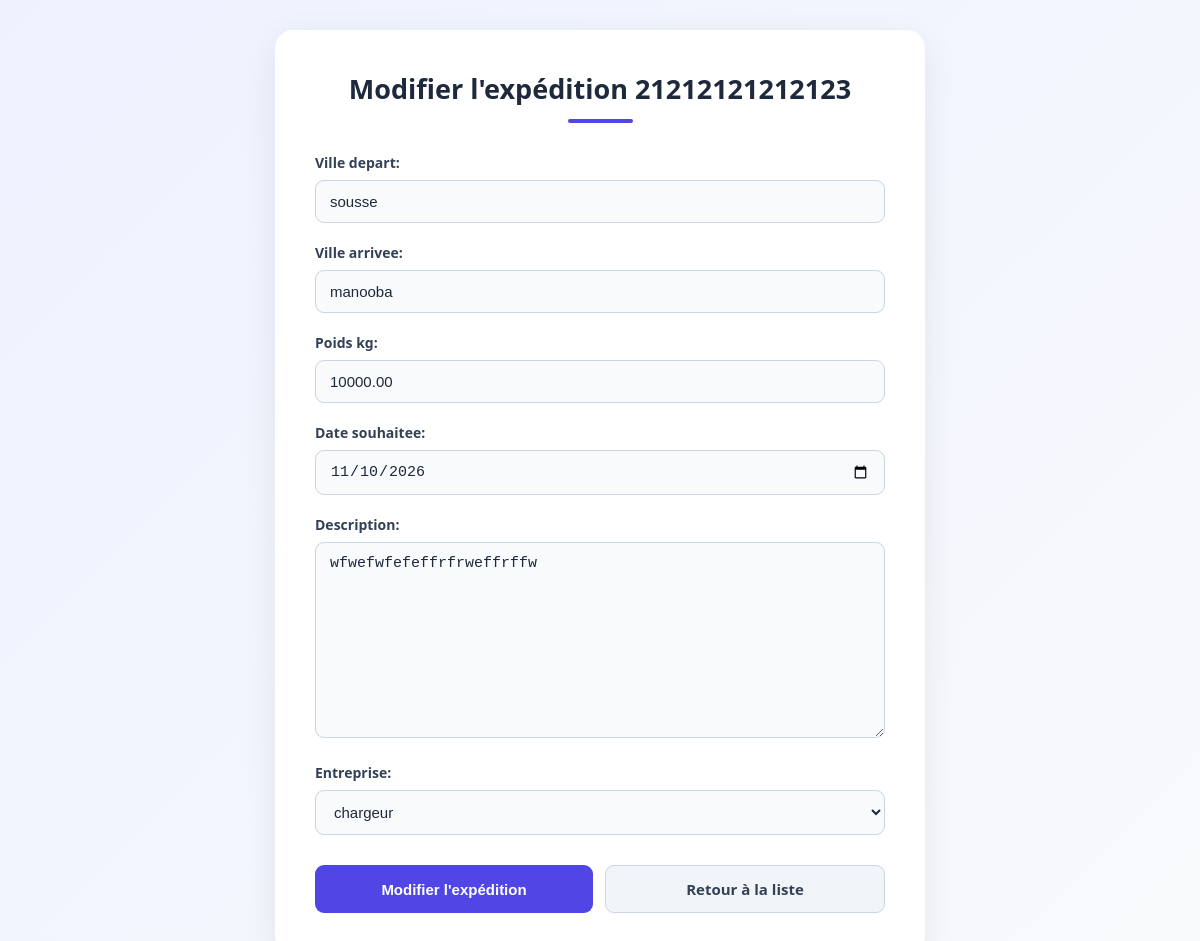
The page /expedition/update_class/3/ on the database its author committed.
### ExpeditionsApp/models.py (models this page shows, shortened)
class Expedition(models.Model):
    reference = models.CharField(max_length=20,unique=True)# string «unique»
    ville_depart = models.CharField() #string
    ville_arrivee = models.CharField() #string
    poids_kg = models.DecimalField(
    max_digits=10,
    decimal_places=2,
    validators=[MinValueValidator(0.001)]
    ) #decimal
    date_souhaitee=models.DateTimeField(default=timezone.now) #date
    description=models.TextField()# text
    statut=models.CharField(max_length=30,choices=[("publiee","publiee"),
                                                   (" attribuee"," attribuee"),
                                                   ("en_cours","en_cours"),
                                                   ("livree","livree"),
                                                   ("annulee","annulee") ],
                                                    default= "publiee")# choice
    created_at=models.DateTimeField(auto_now_add=True)# datetime
    updated_at=models.DateTimeField(auto_now=True)# datetime
    entreprise=models.ForeignKey(Entreprise,
                                   on_delete=models.CASCADE,
                                   related_name="expedition")

### ExpeditionsApp/views.py (the view)
# urls.py: path("update_class/<int:pk>/", expedition_update.as_view(), name="update_class"),
class expedition_update(UpdateView):
    model= Expedition
    form_class= Expeditionsform
    template_name='Expedition/form.html'
    success_url=reverse_lazy('expedition:liste_class')

### ExpeditionsApp/froms.py
class Expeditionsform(forms.ModelForm):
    class Meta:
        model = Expedition
        fields="__all__"
        exclude = [
            "reference",
            "created_at",
            "updated_at",
            "id",
            "statut"
        ]
        widgets = {"date_souhaitee": forms.DateInput(attrs={'type': 'date'})}

### EntrepriseApp/models.py (called while the page is built)
    def __str__(self):
            return self.raison_sociale

### templates/Expedition/form.html (shortened to what this page needs)
<!DOCTYPE html>
<html lang="fr">
<head>
</head>
<body>
    <div class="container">
        <h1>
            {% if object %}
                Modifier l'expédition {{ object.reference }}
            {% else %}
                Ajouter une expédition
            {% endif %}
        </h1>
        <form method="POST">
            {{ form.as_p }}
            <div class="buttons">
                <button type="submit">
                    {% if object %}
                        Modifier l'expédition
                    {% else %}
                        Enregistrer
                    {% endif %}
                </button>
                <a href="{% url 'expedition:liste_class' %}" class="back-btn">
                    Retour à la liste
                </a>
            </div>
        </form>
    </div>
</body>
</html>

### templates/Expedition/form.html (style rules this page uses)
* { margin: 0; padding: 0; box-sizing: border-box; }
body { font-family: 'Segoe UI', Arial, sans-serif; background: linear-gradient(135deg, #eef2ff, #f8fafc); min-height: 100vh; display: flex; justify-content: center; align-items: center; padding: 30px 15px; }
.container { width: 100%; max-width: 650px; background: white; padding: 40px; border-radius: 18px; box-shadow: 0 10px 35px rgba(0, 0, 0, 0.08); }
h1 { text-align: center; color: #1e293b; font-size: 27px; margin-bottom: 30px; }
h1::after { content: ""; display: block; width: 65px; height: 4px; background: #4f46e5; margin: 12px auto 0; border-radius: 5px; }
form p { margin-bottom: 20px; }
label { display: block; font-weight: 600; color: #334155; margin-bottom: 8px; font-size: 14px; }
input, select, textarea { width: 100%; padding: 12px 14px; border: 1px solid #cbd5e1; border-radius: 9px; font-size: 15px; color: #1e293b; background: #f8fafc; outline: none; transition: 0.3s; }
textarea { min-height: 110px; resize: vertical; }
.buttons { display: flex; gap: 12px; margin-top: 30px; }
button, .back-btn { flex: 1; padding: 13px; border-radius: 9px; font-size: 15px; font-weight: 600; text-align: center; text-decoration: none; cursor: pointer; transition: 0.3s; }
button { border: none; background: #4f46e5; color: white; }
.back-btn { background: #f1f5f9; color: #334155; border: 1px solid #cbd5e1; }

### rows shown on the page
Expedition: reference "21212121212123", ville_depart "sousse", ville_arrivee "manooba", poids_kg "10000.00", date_souhaitee "11/10/2026", description "wfwefwfefeffrfrweffrffw", entreprise "chargeur"
